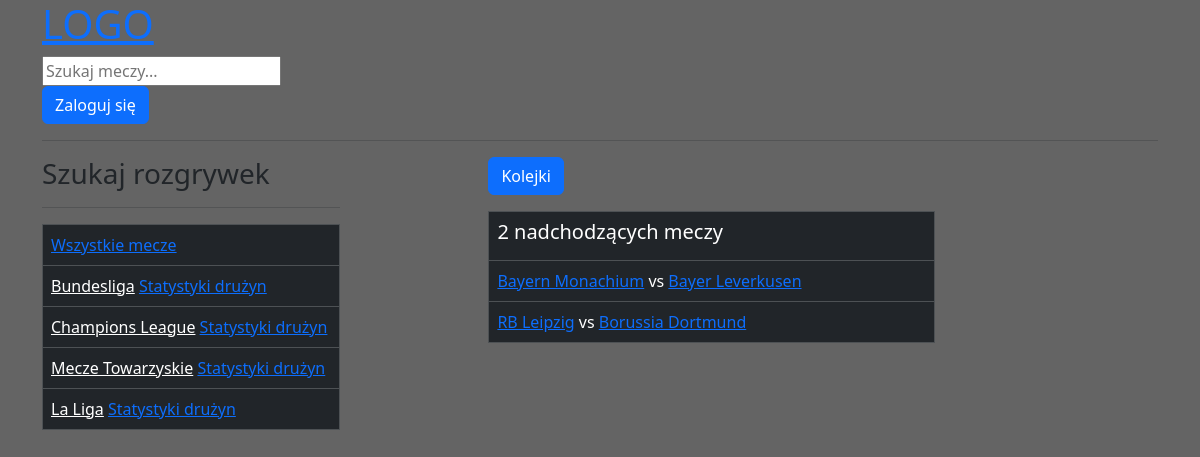
Page /?q=Bundesliga on the committed database.
### base/models.py (models this page shows, shortened)
class League(models.Model):
    name = models.CharField(max_length=50)
    country = models.CharField(max_length=50)
    def __str__(self):
        return self.name

class Match(models.Model):
    team1 = models.ForeignKey(Team, related_name='team1_matches', on_delete=models.SET_NULL, null=True)
    team2 = models.ForeignKey(Team, related_name='team2_matches', on_delete=models.SET_NULL, null=True)
    referee = models.CharField(max_length=50)
    stadium = models.CharField(max_length=50)
    league = models.ForeignKey(League, on_delete=models.SET_NULL, null=True)
    queue_number = models.ForeignKey(Queue, on_delete=models.SET_NULL, null=True, default=1)
    finished = models.BooleanField(default=False)
    class Meta:
        constraints = [
            models.UniqueConstraint(fields=['team1', 'team2'], name='unique_match')
        ]

class Team(models.Model):
    league = models.ForeignKey(League, on_delete=models.SET_NULL, null=True)
    name=models.CharField(max_length=50)
    city=models.CharField(max_length=50)
    def __str__(self):
        return self.name

### base/views.py (the view)
# urls.py: path('', views.home, name="home"),
def home(request):
    q = request.GET.get('q') if request.GET.get('q') != None else ''
    matches = Match.objects.filter(
        Q(league__name__icontains=q) |
        Q(team1__name__icontains=q) |
        Q(team2__name__icontains=q)
    )
    leagues = League.objects.all()
    match_count = matches.count()
    context = {'matches': matches, 'leagues': leagues, 'match_count': match_count}
    return render(request,'base/home.html',context)

### base/templates/base/home.html (shortened to what this page needs)
{% extends 'main.html' %}
{% block content %}
{% include 'navbar.html' %}
<div class="home-container">
    <div>
        <h3>Szukaj rozgrywek</h3>
        <hr>
        <table class="table table-bordered table-dark">
        <tr>
            <td>
                <a href="{% url 'home'%}">Wszystkie mecze</a>
            </td>
        </tr>
        {% for league in leagues %}
        <tr>
            <td>
                <a href="{% url 'home' %}?q={{league.name}}" class="text-white" style="transition: color 0.3s ease;">{{league}}</a>
            <a href="{% url 'statistics' league.id %}"> Statystyki drużyn </a>
            </td>
        </tr>
        {% endfor %}
            </table>
    </div>
    <div>
    </div>
    <div>
        <p> <a href="{% url 'queues' %}" class="btn btn-primary" >Kolejki </a> </p>
        <table class="table table-bordered table-dark">
            <tr>
                <td>
                    <h5>{{match_count}} nadchodzących meczy</h5>
                </td>
            </tr>
        {% for match in matches %}
            <tr>
                <td>
                    <a href="{% url 'team' match.team1.id %}">{{match.team1 }}</a> vs <a href="{% url 'team' match.team2.id %}">{{match.team2}}</a>
                </td>
            </tr>
        {% endfor %}
            </table>
    </div>
    <div>
    </div>
</div>
{% endblock content %}

### templates/main.html (style rules this page uses)
body { background-color: #CCCCCC; }

### base/templates/base/home.html (style rules this page uses)
.home-container { display: grid; grid-template-columns: 2fr 1fr 3fr 1.5fr; }

### rows in the picture
League: name "Bundesliga"
League: name "Champions League"
League: name "Mecze Towarzyskie"
League: name "La Liga"
Match: team1 "Bayern Monachium", team2 "Bayer Leverkusen"
Match: team1 "RB Leipzig", team2 "Borussia Dortmund"

### other values in the picture
{{ match_count }} "2"
